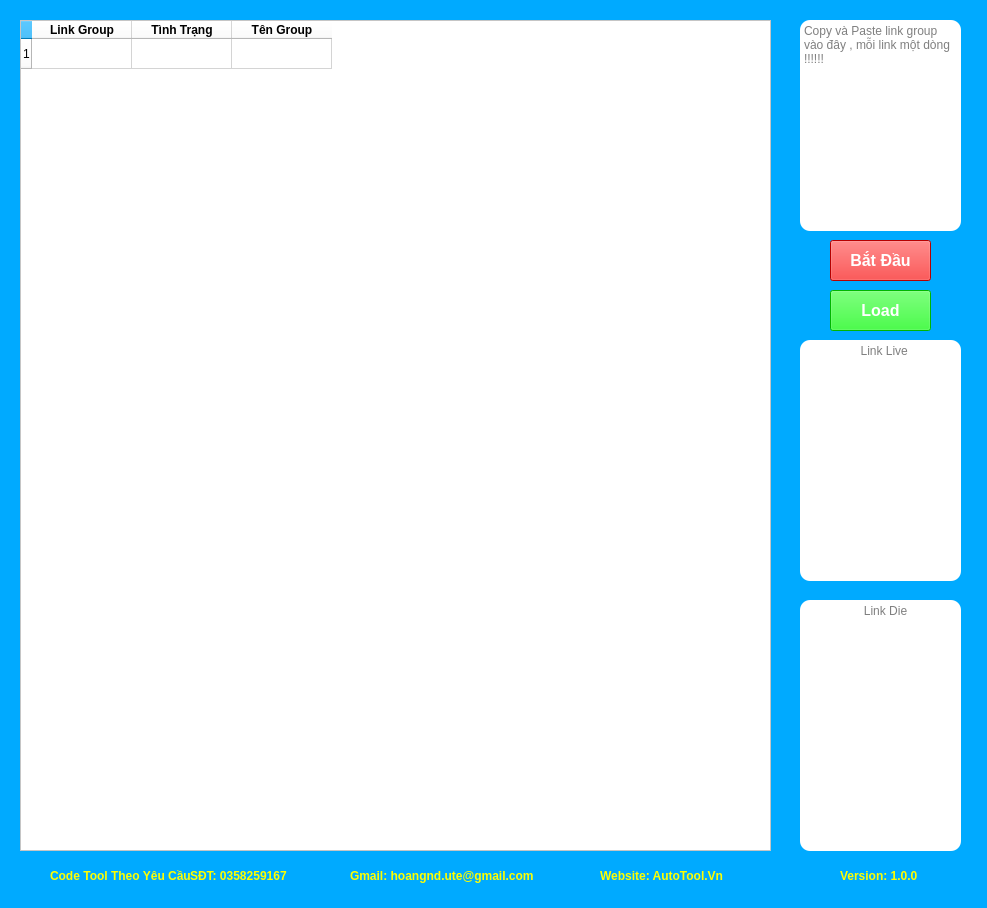
<?xml version="1.0" encoding="UTF-8"?>
<ui version="4.0">
 <class>MainWindow</class>
 <widget class="QMainWindow" name="MainWindow">
  <property name="geometry">
   <rect>
    <x>0</x>
    <y>0</y>
    <width>987</width>
    <height>908</height>
   </rect>
  </property>
  <property name="windowTitle">
   <string>Tool Lọc Link Group Zalo - by AutoTool.Vn</string>
  </property>
  <property name="windowIcon">
   <iconset>
    <normaloff>data/icon.png</normaloff>data/icon.png</iconset>
  </property>
  <property name="styleSheet">
   <string notr="true">background-color: rgb(0, 170, 255);</string>
  </property>
  <widget class="QWidget" name="centralwidget">
   <widget class="QTableWidget" name="tableWidget">
    <property name="geometry">
     <rect>
      <x>20</x>
      <y>20</y>
      <width>751</width>
      <height>831</height>
     </rect>
    </property>
    <property name="styleSheet">
     <string notr="true">background-color: rgb(255, 255, 255);</string>
    </property>
    <row>
     <property name="text">
      <string>1</string>
     </property>
    </row>
    <column>
     <property name="text">
      <string>Link Group</string>
     </property>
     <property name="font">
      <font>
       <weight>75</weight>
       <bold>true</bold>
      </font>
     </property>
    </column>
    <column>
     <property name="text">
      <string>Tình Trạng</string>
     </property>
     <property name="font">
      <font>
       <weight>75</weight>
       <bold>true</bold>
      </font>
     </property>
    </column>
    <column>
     <property name="text">
      <string>Tên Group</string>
     </property>
     <property name="font">
      <font>
       <weight>75</weight>
       <bold>true</bold>
      </font>
     </property>
    </column>
   </widget>
   <widget class="QTextEdit" name="textEdit">
    <property name="geometry">
     <rect>
      <x>800</x>
      <y>20</y>
      <width>161</width>
      <height>211</height>
     </rect>
    </property>
    <property name="styleSheet">
     <string notr="true">background-color: rgb(255, 255, 255);
border-radius: 10px;</string>
    </property>
    <property name="placeholderText">
     <string>Copy và Paste link group vào đây , mỗi link một dòng !!!!!!</string>
    </property>
   </widget>
   <widget class="QTextEdit" name="textEdit_2">
    <property name="geometry">
     <rect>
      <x>800</x>
      <y>340</y>
      <width>161</width>
      <height>241</height>
     </rect>
    </property>
    <property name="styleSheet">
     <string notr="true">background-color: rgb(255, 255, 255);
border-radius: 10px;</string>
    </property>
    <property name="readOnly">
     <bool>false</bool>
    </property>
    <property name="placeholderText">
     <string>                 Link Live</string>
    </property>
   </widget>
   <widget class="QTextEdit" name="textEdit_3">
    <property name="geometry">
     <rect>
      <x>800</x>
      <y>600</y>
      <width>161</width>
      <height>251</height>
     </rect>
    </property>
    <property name="styleSheet">
     <string notr="true">background-color: rgb(255, 255, 255);
border-radius: 10px;</string>
    </property>
    <property name="readOnly">
     <bool>false</bool>
    </property>
    <property name="placeholderText">
     <string>                  Link Die</string>
    </property>
   </widget>
   <widget class="QPushButton" name="pushButton">
    <property name="geometry">
     <rect>
      <x>830</x>
      <y>240</y>
      <width>101</width>
      <height>41</height>
     </rect>
    </property>
    <property name="font">
     <font>
      <pointsize>12</pointsize>
      <weight>75</weight>
      <bold>true</bold>
     </font>
    </property>
    <property name="cursor">
     <cursorShape>PointingHandCursor</cursorShape>
    </property>
    <property name="styleSheet">
     <string notr="true">background-color: rgb(255, 0, 0);
color: rgb(255, 255, 255);</string>
    </property>
    <property name="text">
     <string>Bắt Đầu</string>
    </property>
   </widget>
   <widget class="QLabel" name="label">
    <property name="geometry">
     <rect>
      <x>190</x>
      <y>860</y>
      <width>111</width>
      <height>31</height>
     </rect>
    </property>
    <property name="font">
     <font>
      <weight>75</weight>
      <bold>true</bold>
     </font>
    </property>
    <property name="styleSheet">
     <string notr="true">background-color: rgb(255, 255, 127,0);
color: rgb(255, 255, 0);</string>
    </property>
    <property name="text">
     <string>SĐT: 0358259167</string>
    </property>
   </widget>
   <widget class="QLabel" name="label_2">
    <property name="geometry">
     <rect>
      <x>50</x>
      <y>860</y>
      <width>141</width>
      <height>31</height>
     </rect>
    </property>
    <property name="font">
     <font>
      <weight>75</weight>
      <bold>true</bold>
     </font>
    </property>
    <property name="styleSheet">
     <string notr="true">background-color: rgb(255, 255, 127,0);
color: rgb(255, 255, 0);</string>
    </property>
    <property name="text">
     <string>Code Tool Theo Yêu Cầu</string>
    </property>
   </widget>
   <widget class="QLabel" name="label_3">
    <property name="geometry">
     <rect>
      <x>350</x>
      <y>860</y>
      <width>191</width>
      <height>31</height>
     </rect>
    </property>
    <property name="font">
     <font>
      <weight>75</weight>
      <bold>true</bold>
     </font>
    </property>
    <property name="styleSheet">
     <string notr="true">background-color: rgb(255, 255, 127,0);
color: rgb(255, 255, 0);</string>
    </property>
    <property name="text">
     <string>Gmail: hoangnd.ute@gmail.com</string>
    </property>
   </widget>
   <widget class="QLabel" name="label_4">
    <property name="geometry">
     <rect>
      <x>600</x>
      <y>860</y>
      <width>191</width>
      <height>31</height>
     </rect>
    </property>
    <property name="font">
     <font>
      <weight>75</weight>
      <bold>true</bold>
     </font>
    </property>
    <property name="styleSheet">
     <string notr="true">background-color: rgb(255, 255, 127,0);
color: rgb(255, 255, 0);</string>
    </property>
    <property name="text">
     <string>Website: AutoTool.Vn</string>
    </property>
   </widget>
   <widget class="QLabel" name="label_5">
    <property name="geometry">
     <rect>
      <x>840</x>
      <y>860</y>
      <width>191</width>
      <height>31</height>
     </rect>
    </property>
    <property name="font">
     <font>
      <weight>75</weight>
      <bold>true</bold>
     </font>
    </property>
    <property name="styleSheet">
     <string notr="true">background-color: rgb(255, 255, 127,0);
color: rgb(255, 255, 0);</string>
    </property>
    <property name="text">
     <string>Version: 1.0.0</string>
    </property>
   </widget>
   <widget class="QPushButton" name="pushButton_2">
    <property name="geometry">
     <rect>
      <x>830</x>
      <y>290</y>
      <width>101</width>
      <height>41</height>
     </rect>
    </property>
    <property name="font">
     <font>
      <pointsize>12</pointsize>
      <weight>75</weight>
      <bold>true</bold>
     </font>
    </property>
    <property name="cursor">
     <cursorShape>PointingHandCursor</cursorShape>
    </property>
    <property name="styleSheet">
     <string notr="true">background-color: rgb(0, 255, 0);
color: rgb(255, 255, 255);</string>
    </property>
    <property name="text">
     <string>Load</string>
    </property>
   </widget>
  </widget>
  <widget class="QStatusBar" name="statusbar"/>
 </widget>
 <resources/>
 <connections/>
</ui>
